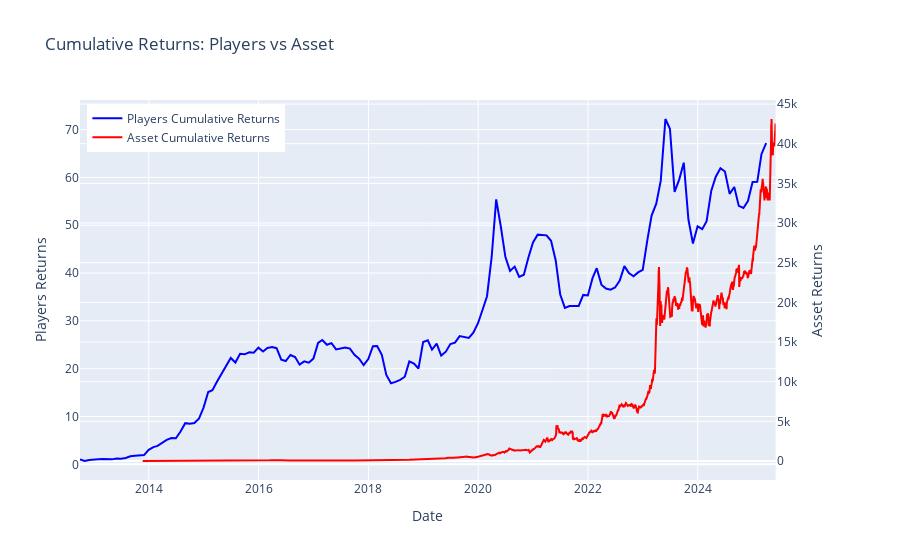

The notebook cell this image was saved under:
### Code cell
assets.plot_players()

### Figure 1 — Plotly figure (JSON) as saved in the notebook; plotly's stock layout.template omitted (floating-point values rounded to 4 significant figures; data arrays with more than 128 entries replaced by an {"elided": "..."} marker saying what was removed)
{"data": [{"line": {"color": "blue"}, "name": "Players Cumulative Returns", "type": "scatter", "x": {"elided": "151 str values"}, "xaxis": "x", "y": {"elided": "151 float values"}, "yaxis": "y"}, {"line": {"color": "red"}, "name": "Asset Cumulative Returns", "type": "scatter", "x": {"elided": "4212 str values"}, "xaxis": "x", "y": {"elided": "4212 float values"}, "yaxis": "y2"}], "layout": {"legend": {"x": 0.01, "y": 0.99}, "title": {"text": "Cumulative Returns: Players vs Asset"}, "xaxis": {"anchor": "y", "domain": [0, 0.94], "title": {"text": "Date"}}, "yaxis": {"anchor": "x", "domain": [0, 1], "title": {"text": "Players Returns"}}, "yaxis2": {"anchor": "x", "overlaying": "y", "side": "right", "title": {"text": "Asset Returns"}}}}
